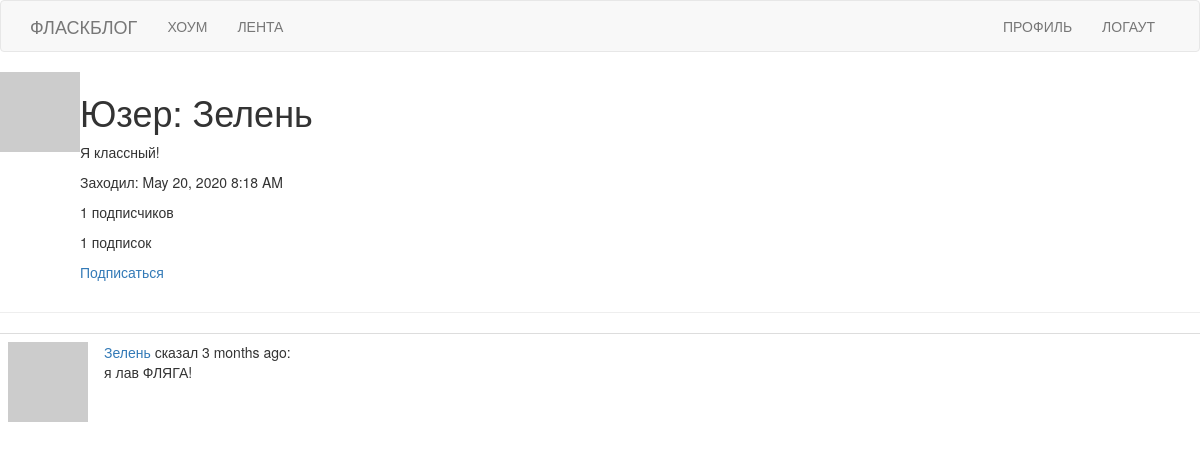
The app's page /user/Зелень (signed in) with its own data.
### app/models.py (models this page shows, shortened)
class User(UserMixin, db.Model):
    id = db.Column(db.Integer, primary_key=True)
    username = db.Column(db.String(64), index=True, unique=True)
    email = db.Column(db.String(120), index=True, unique=True)
    password_hash = db.Column(db.String(128))
    about_me = db.Column(db.String(140))
    last_seen = db.Column(db.DateTime, default=datetime.utcnow)
    posts = db.relationship('Post', backref='author', lazy='dynamic')
    followed = db.relationship(
        'User', secondary=followers,
        primaryjoin=(followers.c.follower_id == id),
        secondaryjoin=(followers.c.followed_id == id),
        backref=db.backref('followers', lazy='dynamic'), lazy='dynamic')
    def avatar(self, size):
        digest = md5(self.email.lower().encode('utf-8')).hexdigest()
        return 'https://www.gravatar.com/avatar/{}?d=identicon&s={}'.format(digest, size)
    """Подписка"""
    """Отписка"""
    """Проверка на подписку"""
    def is_following(self, user):
        return self.followed.filter(followers.c.followed_id == user.id).count() > 0
    """Лента"""
    '''Запрос токена на восстановление пароля'''
    '''Верификация токена на восстановление пароля'''

class Post(db.Model):
    id = db.Column(db.Integer, primary_key=True)
    body = db.Column(db.String(140))
    timestamp = db.Column(db.DateTime, index=True, default=datetime.utcnow)
    user_id = db.Column(db.Integer, db.ForeignKey('user.id'))

### app/routes.py (the view)
@app.route('/user/<username>')
@login_required
def user(username):
    user = User.query.filter_by(username=username).first_or_404()
    page= request.args.get('page', 1, type=int)
    posts = user.posts.order_by(Post.timestamp.desc()).paginate(page, app.config['POST_PER_PAGE'], False)
    next_url = url_for('user', username=user.username, page=posts.next_num) if posts.has_next else None
    prev_url = url_for('user', username=user.username, page=posts.prev_num) if posts.has_prev else None
    form = EmptyForm
    return render_template('user.html', user=user, posts=posts.items,
                           next_url=next_url, prev_url=prev_url, form=form)

### app/models.py (called while the page is built)
@login.user_loader
def load_user(id):
    return User.query.get(int(id))

### app/routes.py (called while the page is built)
@app.before_request
def before_request():
    if current_user.is_authenticated:
        current_user.last_seen = datetime.utcnow()
        db.session.commit()

### app/templates/user.html (shortened to what this page needs)
{% extends "base.html" %}
{% block content %}
    <table>
        <tr valign="top">
            <td><img src="{{ user.avatar(128) }}"></td>
            <td>
                <h1> Юзер: {{ user.username }}</h1>
                {% if user.about_me %}
                <p>
                    {{ user.about_me }}
                </p>
                {% endif %}
                {% if user.last_seen %}
                <p>
                    Заходил: {{ moment(user.last_seen).format('LLL') }}
                </p>
                {% endif %}
                <p>
                    {{ user.followers.count() }} подписчиков
                </p>
                <p>
                    {{ user.followed.count() }} подписок
                </p>
                {% if user == current_user %}
                <p>
                    <a href="{{ url_for('edit_profile') }}">Редактировать профиль</a>
                </p>
                {% elif not current_user.is_following(user) %}
                <p>
                    <a href="{{ url_for('follow', username=user.username) }}">Подписаться</a>
                </p>
                {% else %}
                <p>
                    <a href="{{ url_for('unfollow', username=user.username) }}">Отписаться</a>
                </p>
                {% endif %}
            </td>
        </tr>
    </table>
    <hr>
    {% for post in posts %}
        {% include '_post.html' %}
    {% endfor %}
{% endblock %}

### app/templates/_post.html
<table class="table table-hover">
    <tr>
        <td width="70px">
            <a href="{{ url_for('user', username=post.author.username) }}">
                <img src="{{ post.author.avatar(70) }}" />
            </a>
        </td>
        <td>
            <a href="{{ url_for('user', username=post.author.username) }}">
                {{ post.author.username }}
            </a>
            сказал {{ moment(post.timestamp).fromNow() }}:
            <br>
            {{ post.body }}
        </td>
    </tr>
</table>

### records on screen
User: username "Зелень", about_me "Я классный!", last_seen "May 20, 2020 8:18 AM"
Post: author.username "Зелень", timestamp "3 months ago", body "я лав ФЛЯГА!"

### other values on screen
{{ user.followers.count() }} "1"
{{ user.followed.count() }} "1"
